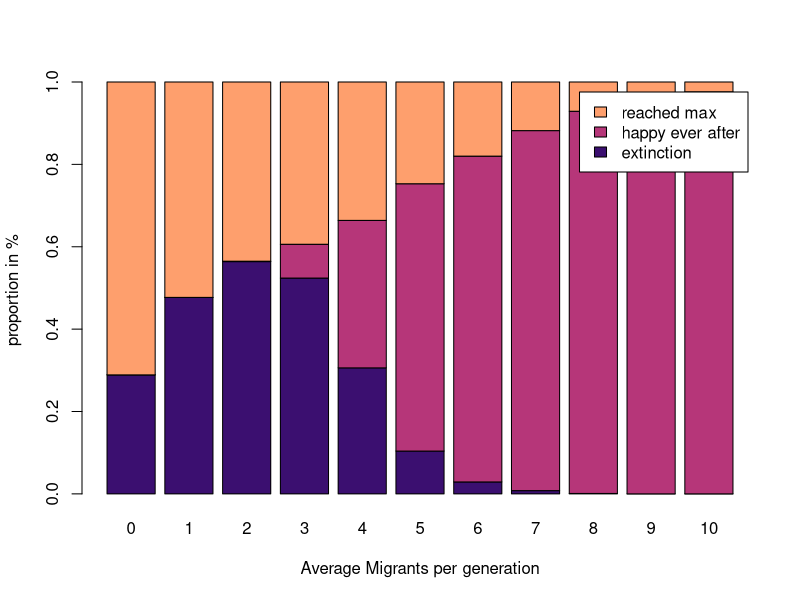

The R source for this figure:
## ---- chunk 1
simulate_one_gen_hardy_weinberg <- function(N_aa,N_Aa, N_AA, fitnessaa, fitnessAa, fitnessAA, avgmigrants, mut_rate) {
  # calculate total pop size
  tot_pop <- N_aa+N_Aa+N_AA
  # calculate average fitness
  avg_fit <- weighted.mean(c(fitnessaa, fitnessAa, fitnessAA), c(N_aa,N_Aa, N_AA))
  # calculate deterministic next gen pop size
  next_gen_tot_pop <- tot_pop*avg_fit
  # calculate the allele frequnecies
  a_tot <- 2*N_aa+N_Aa
  A_tot <- 2*N_AA+N_Aa
  a_to_A_mut <- min(rpois(1,a_tot*mut_rate),a_tot)
  A_to_a_mut <- min(rpois(1,A_tot*mut_rate),A_tot)
  p <- (a_tot+A_to_a_mut-a_to_A_mut)/(2*tot_pop)
  q <- 1-p
  # Next generation genotype frequencies; selection is applied here
  det_aa_next <- (p^2)*fitnessaa/avg_fit
  det_Aa_next <- (2*p*q)*fitnessAa/avg_fit
  det_AA_next <- (q^2)*fitnessAA/avg_fit
  
  #migrationrate
  aa_migrants <- rpois(1, avgmigrants)
  # draw offspring according to Poisson distribution
  offsp_aa <- rpois(1, next_gen_tot_pop*det_aa_next) + aa_migrants
  offsp_Aa <- rpois(1, next_gen_tot_pop*det_Aa_next)
  offsp_AA <- rpois(1, next_gen_tot_pop*det_AA_next)
  
  
  return(c(offsp_aa, offsp_Aa,offsp_AA))
}
## ---- chunk 2
simulate_pop_HW <- function(N_init_aa, N_init_Aa, N_init_AA, fitnessaa, fitnessAa, fitnessAA, avgmigrants, mut_rate, t_max) {
  # Create the vector in which to save the results
  pop_vector <- c(N_init_aa, N_init_Aa, N_init_AA)
  # initiate the variables
  pop_new <- c(N_init_aa, N_init_Aa, N_init_AA)
  v <- 0
  success <- 2
  # run the simulation until generation t_max
  for (i in 1:t_max+1) {
    #define fitness of a and A for each iteration
    # redefine the current population one generation later
    pop_new <- simulate_one_gen_hardy_weinberg(pop_new[1],pop_new[2], pop_new[3], fitnessaa, fitnessAa, fitnessAA,avgmigrants, mut_rate)
   # add the new population sizes to the output vector
    pop_vector <- rbind(pop_vector,pop_new) 
    # condition to stop the simulation before t_max: either the population exceeds 1.5 times the original population size, or it goes extinct
    if (pop_new[1]+pop_new[2]+pop_new[3]>=5*(N_init_aa+ N_init_Aa+ N_init_AA)){
      success <- 3
      break
    }else if (pop_new[1]+pop_new[2]+pop_new[3]<=2*avgmigrants){
      success <- 1
      break
    }
  }
  pop_vector <- rbind(pop_vector,success)
  # define the row and column names of the output vector
  rownames(pop_vector) <- (0:(t_max+1))[1:length(pop_vector[,1])] # note that the vector has to be cut if the simulation stopped early
  colnames(pop_vector) <- c("aa","Aa","AA")
  # return the result
  return(pop_vector)	
}
## ---- chunk 3
library("viridis")
data <- read.csv("analysis.csv")
mig0.extinct <- (sum(data$success[data$migration == 0] == "extinction"))
mig0.medium <- (sum(data$success[data$migration == 0] == "medium"))
mig0.max <- (sum(data$success[data$migration == 0] == "reached_max"))
mig1.extinct <- (sum(data$success[data$migration == 1] == "extinction"))
mig1.medium <- (sum(data$success[data$migration == 1] == "medium"))
mig1.max <- (sum(data$success[data$migration == 1] == "reached_max"))
mig2.extinct <- (sum(data$success[data$migration == 2] == "extinction"))
mig2.medium <- (sum(data$success[data$migration ==2] == "medium"))
mig2.max <- (sum(data$success[data$migration == 2] == "reached_max"))
mig3.extinct <- (sum(data$success[data$migration == 3] == "extinction"))
mig3.medium <- (sum(data$success[data$migration == 3] == "medium"))
mig3.max <- (sum(data$success[data$migration == 3] == "reached_max"))
mig4.extinct <- (sum(data$success[data$migration == 4] == "extinction"))
mig4.medium <- (sum(data$success[data$migration == 4] == "medium"))
mig4.max <- (sum(data$success[data$migration == 4] == "reached_max"))
mig5.extinct <- (sum(data$success[data$migration == 5] == "extinction"))
mig5.medium <- (sum(data$success[data$migration == 5] == "medium"))
mig5.max <- (sum(data$success[data$migration == 5] == "reached_max"))
mig6.extinct <- (sum(data$success[data$migration == 6] == "extinction"))
mig6.medium <- (sum(data$success[data$migration == 6] == "medium"))
mig6.max <- (sum(data$success[data$migration == 6] == "reached_max"))
mig7.extinct <- (sum(data$success[data$migration == 7] == "extinction"))
mig7.medium <- (sum(data$success[data$migration == 7] == "medium"))
mig7.max <- (sum(data$success[data$migration == 7] == "reached_max"))
mig8.extinct <- (sum(data$success[data$migration == 8] == "extinction"))
mig8.medium <- (sum(data$success[data$migration == 8] == "medium"))
mig8.max <- (sum(data$success[data$migration == 8] == "reached_max"))
mig9.extinct <- (sum(data$success[data$migration == 9] == "extinction"))
mig9.medium <- (sum(data$success[data$migration == 9] == "medium"))
mig9.max <- (sum(data$success[data$migration == 9] == "reached_max"))
mig10.extinct <- (sum(data$success[data$migration == 10] == "extinction"))
mig10.medium <- (sum(data$success[data$migration == 10] == "medium"))
mig10.max <- (sum(data$success[data$migration == 10] == "reached_max"))
mig0 <- c(mig0.extinct,mig0.medium,mig0.max)/(mig0.extinct+mig0.medium+mig0.max)
mig1 <- c(mig1.extinct,mig1.medium,mig1.max)/(mig1.extinct+mig1.medium+mig1.max)
mig2 <- c(mig2.extinct,mig2.medium,mig2.max)/(mig2.extinct+mig2.medium+mig2.max)
mig3 <- c(mig3.extinct,mig3.medium,mig3.max)/(mig3.extinct+mig3.medium+mig3.max)
mig4 <- c(mig4.extinct,mig4.medium,mig4.max)/(mig4.extinct+mig4.medium+mig4.max)
mig5 <- c(mig5.extinct,mig5.medium,mig5.max)/(mig5.extinct+mig5.medium+mig5.max)
mig6 <- c(mig6.extinct,mig6.medium,mig6.max)/(mig6.extinct+mig6.medium+mig6.max)
mig7 <- c(mig7.extinct,mig7.medium,mig7.max)/(mig7.extinct+mig7.medium+mig7.max)
mig8 <- c(mig8.extinct,mig8.medium,mig8.max)/(mig8.extinct+mig8.medium+mig8.max)
mig9 <- c(mig9.extinct,mig9.medium,mig9.max)/(mig9.extinct+mig9.medium+mig9.max)
mig10 <- c(mig10.extinct,mig10.medium,mig10.max)/(mig10.extinct+mig10.medium+mig10.max)

mig <- matrix(c(mig0,mig1,mig2,mig3,mig4,mig5,mig6,mig7,mig8,mig9,mig10),nrow = 3, ncol = 11)
colors <- magma(3,begin = 0.2,end = 0.8)
barplot(mig,names.arg = 0:10, xlab = "Average Migrants per generation", col = colors, legend = c("extinction","happy ever after","reached max"), ylab = "proportion in %")
